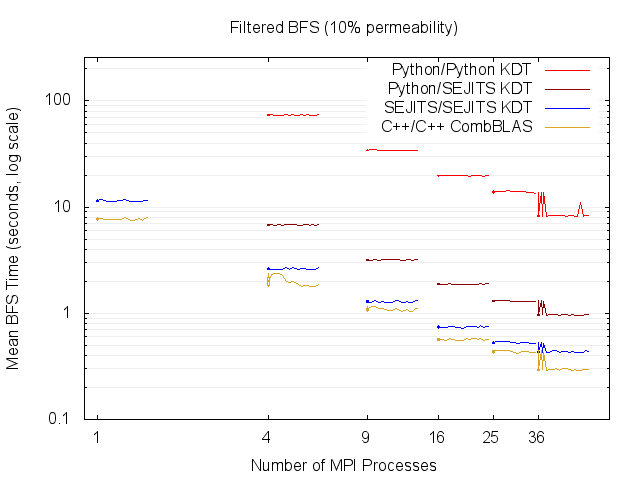

Generate this figure with gnuplot:
set title "Filtered BFS (10% permeability)"
set terminal png
set output "gnuplot_filtergrid_10_mirasol.png"

set datafile missing "-"

set xrange [0.9:64]
set yrange [0.1:256]
set logscale y
set logscale x
set grid ytics mytics lt 1 lc rgb "#EEEEEE"
set xlabel 'Number of MPI Processes'
set ylabel 'Mean BFS Time (seconds, log scale)'
set xtics ('1' 1, '36' 36, '9' 9, '16' 16, '25' 25, '4' 4)
plot\
 "gnuplot_filtergrid_10_mirasol.dat" every ::1 using 1:5:3:4:6 title '' ps 0 lc rgb '#FF0000' with candlesticks,\
 "gnuplot_filtergrid_10_mirasol.dat" every ::1 using 1:($2) title 'Python/Python KDT' lc rgb '#FF0000' with lines,\
 "gnuplot_filtergrid_10_mirasol.dat" every ::1 using 1:10:8:9:11 title '' ps 0 lc rgb '#8B0000' with candlesticks,\
 "gnuplot_filtergrid_10_mirasol.dat" every ::1 using 1:($7) title 'Python/SEJITS KDT' lc rgb '#8B0000' with lines,\
 "gnuplot_filtergrid_10_mirasol.dat" every ::1 using 1:15:13:14:16 title '' ps 0 lc rgb '#0000FF' with candlesticks,\
 "gnuplot_filtergrid_10_mirasol.dat" every ::1 using 1:($12) title 'SEJITS/SEJITS KDT' lc rgb '#0000FF' with lines,\
 "gnuplot_filtergrid_10_mirasol.dat" every ::1 using 1:20:18:19:21 title '' ps 0 lc rgb '#DAA520' with candlesticks,\
 "gnuplot_filtergrid_10_mirasol.dat" every ::1 using 1:($17) title 'C++/C++ CombBLAS' lc rgb '#DAA520' with lines
